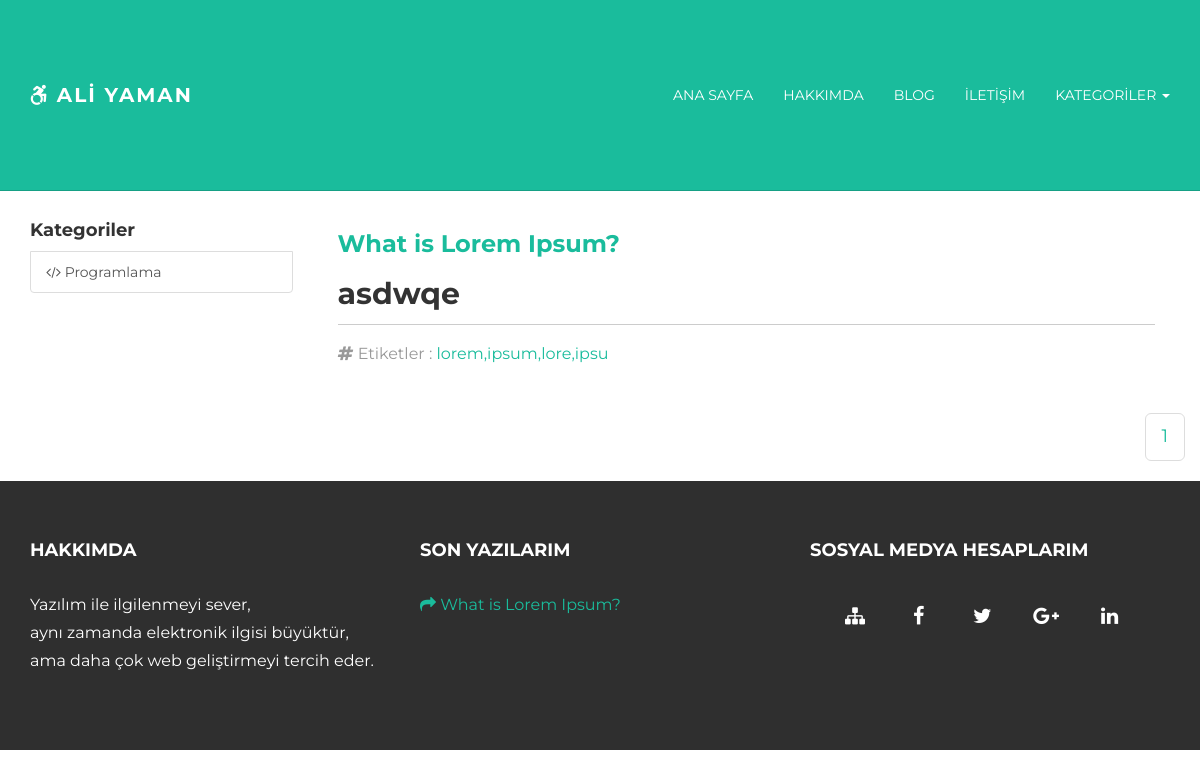
Before: / with the older database file.
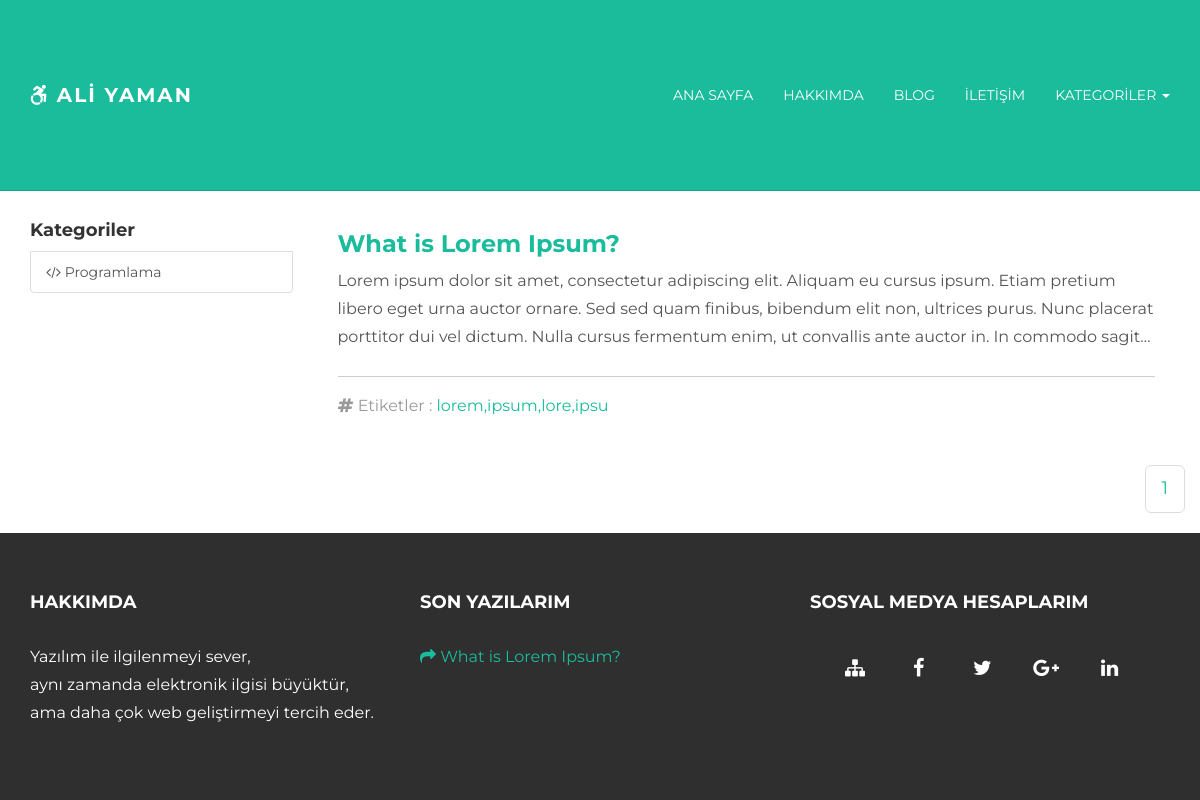
After: the same page with the newer database file.
### Blog/models.py (models this page shows, shortened)
class category(models.Model):
    category_name = models.CharField(max_length=50,null=True)
    category_keywords = models.CharField(max_length=500,null=True)
    category_description = models.CharField(max_length=500,null=True)
    category_icon = models.CharField(max_length=100,null=True)
    seo_url = models.CharField(max_length=500,unique=True, null=True, blank=True,verbose_name='Seo_URL : (Otomatik doldurur)')
    class Meta:
        verbose_name_plural = "Kategoriler"

class post(models.Model):
    title = models.CharField(max_length=500,null=True)
    time = models.DateTimeField(auto_now=False,null=True)
    content = RichTextField(null=True)
    keywords = models.CharField(max_length=500,null=True)
    description = models.CharField(max_length=500,null=True)
    image = ProcessedImageField(upload_to='blog_img',
                                           options={'quality': 70},null=True)
    category_list = models.ForeignKey(category,null=True)
    seo_url = models.CharField(max_length=500,unique=True, null=True, blank=True,verbose_name='Seo_URL : (Otomatik doldurur)')
    is_active = models.BooleanField(default=False)
    class Meta:
        verbose_name_plural = "Blog Yaz"

### Blog/views.py (the view)
# urls.py: url(r'^$', blog, name='blog'),
def blog(request):
    last_db = post.objects.filter(is_active=True).order_by('-time')[:3]
    db = post.objects.filter(is_active=True).order_by('-time')[:6]
    post_db = post.objects.filter(is_active=True)
    category_db = category.objects.all()
    pages = Paginator(post_db,5)
    return render(request, 'blog.html', {
        'last_db': last_db,
        'db': db,
        'pages': pages,
        'category_db': category_db,
        'web_site_name': web_site_name,
        'web_site_slogan': web_site_slogan,
    })

### templates/blog.html (shortened to what this page needs)
{% extends 'blog_templates/base.html' %}
{% load static %}
{% block category %}
<li class="dropdown">
          <a href="#" data-toggle="dropdown" role="button" aria-haspopup="true" aria-expanded="false">Kategoriler <span class="caret"></span></a>
        </li>
{% endblock %}
{% block content %}
<div class="row-fluid top30 pagetitle">
  <div class="container">
    <div class="row">
      <div class="col-md-12"><br></div>
    </div>
  </div>
</div>
<div class="container">
  <div class="row">
    <div class="col-md-3">
      <div id="demo" class="collapse in">
        <div class="list-group list-group">
          <h4 class="">Kategoriler</h4>
            {% for i in category_db %}
<a href="/kategori/{{ i.seo_url }}" class="list-group-item"><i class="{{ i.category_icon }}" aria-hidden="true"></i> {{ i.category_name }}</a>
            {% endfor %}
        </div>
      </div>
    </div>
    <div class="col-md-9">
     {% for i in db %}
        <div class="col-sm-12">
          <h3 class="title"><a href="/{{ i.seo_url }}">{{ i.title }}</a></h3>
            <span class="title">{{ i.content | safe | truncatechars_html:300 }}</span>
        <hr>
          <p class="text-muted"> <i class="fa fa-hashtag" aria-hidden="true"></i> Etiketler :  <a href="/{{ i.seo_url }}">{{ i.keywords }}</a></p>
        </div>
      </div>
    {% endfor %}
      <ul class="pagination pagination-lg pull-right">
          {% for i in pages.page_range %}
        <li><a href="/sayfa/{{ i }}">{{ i }}</a></li>
          {% endfor %}
      </ul>
    </div>
  </div>
{% endblock %}
{% block last_content %}
{% include 'blog_templates/last_content.html' %}
{% endblock %}

### templates/blog_templates/base.html (shortened to what this page needs)
{% load static %}
<!DOCTYPE html>
<html lang="tr-TR">
  <head>
    <link href="{% static 'css/bootstrap.css' %}" rel="stylesheet">
    <link href="{% static 'css/main.css' %}" rel="stylesheet">
    <link href="{%  static 'css/font-awesome.css' %}" rel="stylesheet">
  </head>
  <body>
    <div class="navbar navbar-inverse navbar-static-top">
      <div class="container">
        <div class="navbar-header">
          <a class="navbar-brand" href="{% url 'blog' %}"><i class="fa fa-wheelchair-alt" aria-hidden="true"></i> Ali Yaman</a>
        </div>
        <div class="navbar-collapse collapse">
          <ul class="nav navbar-nav navbar-right">
            <li><a href="/anasayfa">Ana Sayfa</a></li>
            <li><a href="/hakkimda/">Hakkımda</a></li>
            <li><a href="/">Blog</a></li>
            <li><a href="/iletisim">İletişim</a></li>
            {% block category %}{% endblock %}
          </ul>
        </div>
      </div>
    </div>
{% block content %}{% endblock %}
	<div id="footer">
		<div class="container">
			<div class="row">
				<div class="col-lg-4">
					<h4>Hakkımda</h4>
					<p>
						Yazılım ile ilgilenmeyi sever,<br/>
						aynı zamanda elektronik ilgisi büyüktür, <br/>
						ama daha çok web geliştirmeyi tercih eder.
					</p>
				</div>
				<div class="col-lg-4">
					<h4>Son Yazılarım</h4>
					<p>
                        {% block last_content %}{% endblock %}
					</p>
				</div>
				<div class="col-lg-4">
					<h4>Sosyal Medya Hesaplarım</h4>
    			    <div class="col-md-12">
                        <ul class="social-network social-circle">
                            <li><a href="/sitemap.xml" class="icoRss" title="Sitemap"><i class="fa fa-sitemap"></i></a></li>
                            <li><a href="https://www.facebook.com/aliymn44" class="icoFacebook" title="Facebook"><i class="fa fa-facebook"></i></a></li>
                            <li><a href="https://www.facebook.com/aliymn44" class="icoTwitter" title="Twitter"><i class="fa fa-twitter"></i></a></li>
                            <li><a href="https://www.facebook.com/aliymn44" class="icoGoogle" title="Google +"><i class="fa fa-google-plus"></i></a></li>
                            <li><a href="https://www.facebook.com/aliymn44" class="icoLinkedin" title="Linkedin"><i class="fa fa-linkedin"></i></a></li>
                        </ul>
				    </div>
				</div>
			</div>
		</div>
	</div>
  </body>
</html>

### templates/blog_templates/last_content.html
 {% for i in last_db %}
<a href="/{{ i.seo_url }}"><i class="fa fa-share" aria-hidden="true"></i> {{ i.title }}</a><br/>
    {% endfor %}

### static/css/main.css (style rules this page uses)
body { background-color: #ffffff; font-family: 'Montserrat', sans-serif; font-weight: 400; font-size: 14px; color: #555; -webkit-font-smoothing: antialiased; -webkit-overflow-scrolling: touch; }
h1, h2, h3, h4, h5, h6 { font-family: 'Montserrat', sans-serif; font-weight: 700; color: #333; }
p { line-height: 28px; margin-bottom: 25px; font-size: 16px; }
a { color: #1abc9c; word-wrap: break-word; -webkit-transition: color 0.1s ease-in, background 0.1s ease-in; -moz-transition: color 0.1s ease-in, background 0.1s ease-in; -ms-transition: color 0.1s ease-in, background 0.1s ease-in; -o-transition: color 0.1s ease-in, background 0.1s ease-in; transition: color 0.1s ease-in, background 0.1s ease-in; }
a:before, a:after { -webkit-transition: color 0.1s ease-in, background 0.1s ease-in; -moz-transition: color 0.1s ease-in, background 0.1s ease-in; -ms-transition: color 0.1s ease-in, background 0.1s ease-in; -o-transition: color 0.1s ease-in, background 0.1s ease-in; transition: color 0.1s ease-in, background 0.1s ease-in; }
hr { display: block; height: 1px; border: 0; border-top: 1px solid #ccc; margin: 1em 0; padding: 0; }
.navbar { text-transform: uppercase; margin-bottom: 0px; }
.navbar-inverse { padding-bottom: 70px; padding-top: 70px; }
.navbar-inverse { background-color: #1abc9c; border-color: #16a085; }
.navbar-inverse .navbar-nav > li > a { color: white; }
.navbar-brand { font-weight: 700; font-size: 20px; letter-spacing: 2px; }
.navbar-inverse .navbar-brand { color: white; }
#footer { background-color: #2f2f2f; padding-top: 50px; padding-bottom: 50px; }
#footer p { color: white; }
#footer h4 { color: white; text-transform: uppercase; padding-bottom: 20px; }

Changed rows visible on the page:
changed post "What is Lorem Ipsum?": content "asdwqe" → "Lorem ipsum dolor sit amet, consectetur adipiscing elit. Aliquam eu cursus ipsum. Etiam pretium libero eget urna auctor ornare. Sed sed quam finibus, bibendum elit non, ultrices purus. Nunc placerat porttitor dui vel dictum. Nulla cursus fermentum enim, ut convallis ante auctor in. In commodo sagit…"
